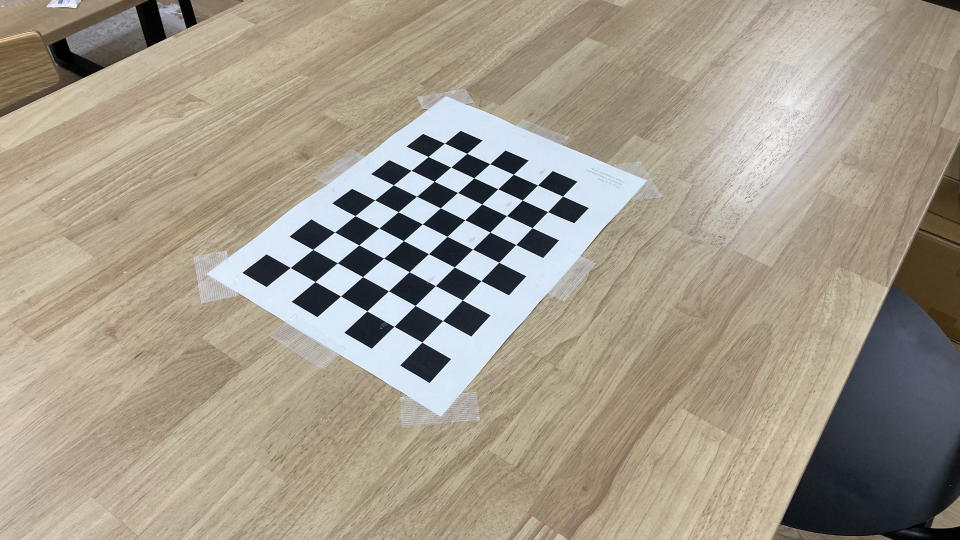
#> input picture program/00_calibration/iPhone_image/resize/1.png, 1920 x 1080 px (shown at 1/2 size)
$ python calibrate.py
#> lines starting #> are read from the running program, lines starting #| are printed output that depends on the picture
import cv2
import numpy as np
import glob

# 補正画像パス関連
img_dir = "./iPhone_image"
file_name = "5.png"
distorted_img_filename = f"{img_dir}/resize/{file_name}" # 補正画像パス

# チェスボード
number_of_squares_X = 10 # X軸に沿ったチェス盤のマス目数
number_of_squares_Y = 7  # Y軸に沿ったチェス盤のマス目数
nX = number_of_squares_X - 1 # X軸に沿った内角の数
nY = number_of_squares_Y - 1 # X軸に沿った内角の数
#square_size = 0.024 # 正方形辺長(単位 m)
square_size = 24

# すべてのチェスボード画像（ワールド座標系）の3次元点のベクトルを格納する
object_points = []

# すべてのチェスボード画像（カメラ座標系）の2次元点のベクトルを格納する
image_points = []

# 終了基準の設定
# 特定の精度の達成、または反復上限に達したときに終了
criteria = (cv2.TERM_CRITERIA_EPS + cv2.TERM_CRITERIA_MAX_ITER, 30, 0.001)

# 3次元座標系における点の実世界座標の定義
# (Y, X, 0) = (0,0,0), (1,0,0), (2,0,0) ...., (6,9,0)
object_points_3D = np.zeros((nX * nY, 3), np.float32)

object_points_3D[:,:2] = np.mgrid[0:nY, 0:nX].T.reshape(-1, 2)
# 正方形辺長の実寸をかけて座標をm単位に変更
object_points_3D = object_points_3D * square_size

def main():
  img_dir = "./iPhone_image"
  # 較正用の画像ファイルパス配列
  images = glob.glob(f"{img_dir}/resize/*.png")

  for image_file in images:
    image = cv2.imread(image_file)
#> image is the input picture: shape (1080, 1920, 3); mean B, G, R 140.1, 154.8, 163.1

    # グレースケールに変更
    gray = cv2.cvtColor(image, cv2.COLOR_BGR2GRAY)
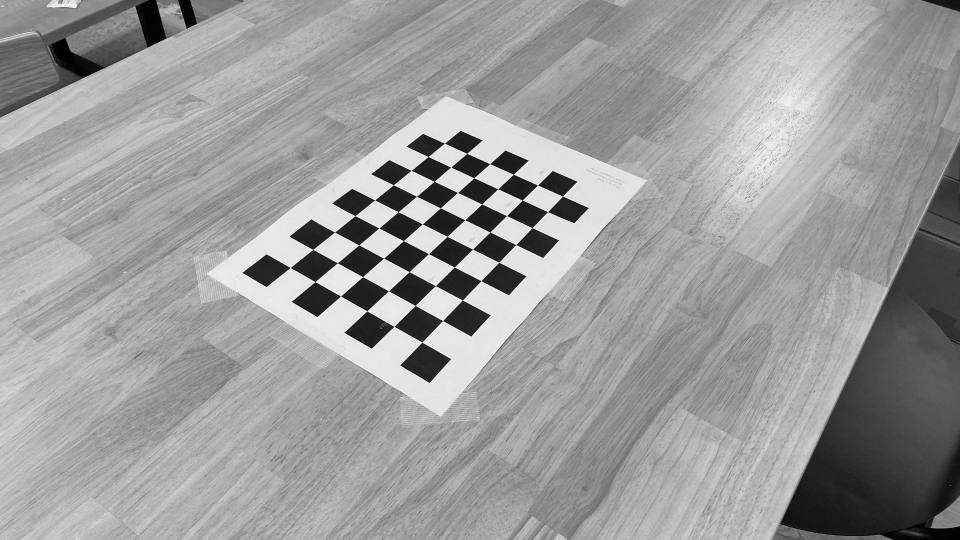
#> gray: shape (1080, 1920) (shown at 1/2 size); min 0, max 253, mean 155.6

    # チェスボードの内角検知
    success, corners = cv2.findChessboardCorners(gray, (nY, nX), None)
#> success = True; corners = 54 rows, first 8: [844.3, 684.7], [788.5, 653], [734.3, 622.3], [681.6, 592.5], [630.5, 563.6], [580.7, 535.5], [885.7, 641.6], [830.7, 611.4]

    # 検知出来たらアルゴリズムを進める
    if success == True:
      # 3次元点の追加
      object_points.append(object_points_3D)

      # 小数までピクセルを求める（探索条件はcriteria）
      corners_2 = cv2.cornerSubPix(gray, corners, (11,11), (-1,-1), criteria)
#> corners_2 = 54 rows, first 8: [844.3, 684.7], [788.5, 653.1], [734.3, 622.3], [681.7, 592.5], [630.5, 563.6], [580.9, 535.4], [885.7, 641.5], [830.7, 611.4]

      # 2次元点の追加
      image_points.append(corners_2)
#> pass 2 of the loop in main, `for image_file in images:`:
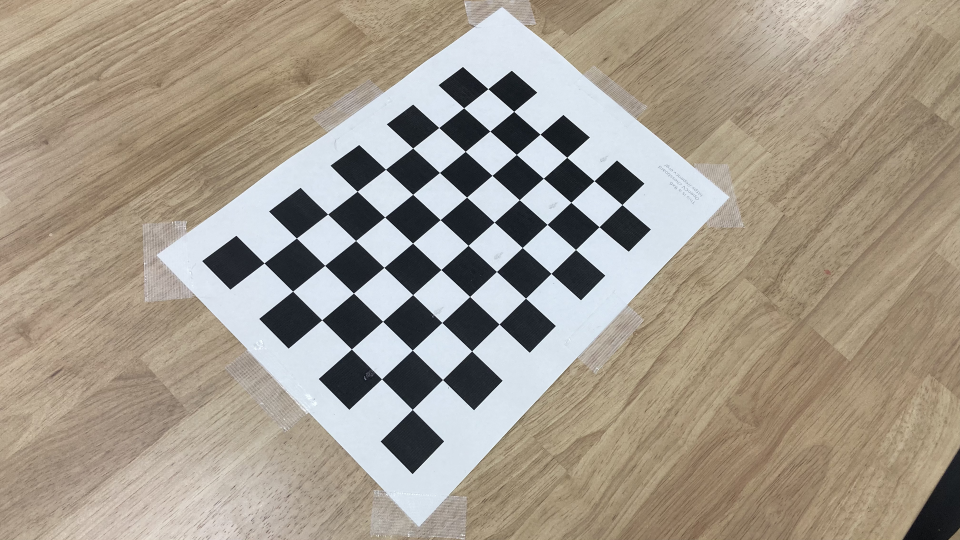
#> input picture program/00_calibration/iPhone_image/resize/10.png, 1920 x 1080 px (shown at 1/2 size)
#> in main, image is the input picture: shape (1080, 1920, 3); mean B, G, R 140, 153.7, 163.2
#> in main, `gray = cv2.cvtColor(image, cv2.COLOR_BGR2GRAY)`:
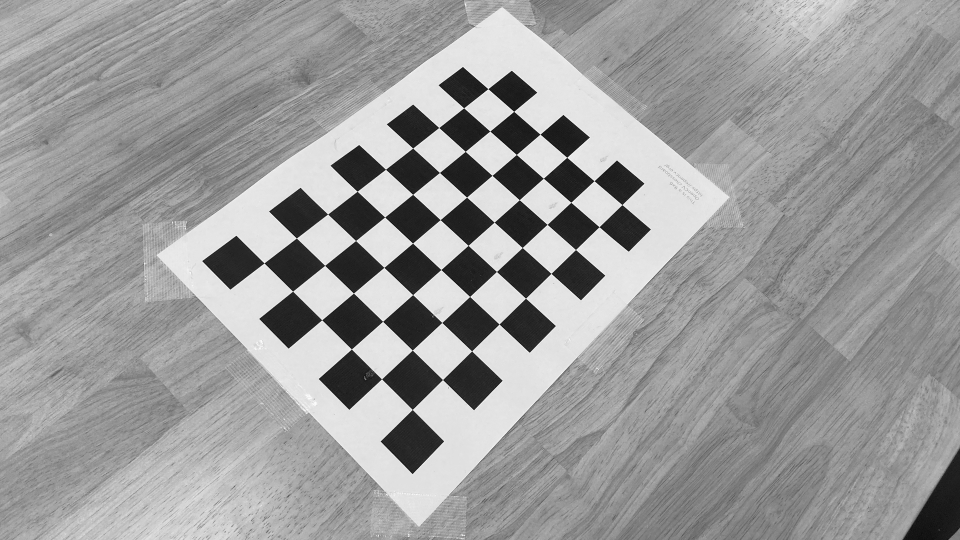
#> gray: shape (1080, 1920) (shown at 1/2 size); min 3, max 255, mean 155
#> corners = 54 rows, first 8: [825, 819.4], [763.6, 758.4], [703.3, 698.5], [644, 640.2], [585.7, 582.7], [528.5, 526.4], [885.6, 759.6], [825.1, 700.6]
#> corners_2 = 54 rows, first 8: [825, 819.4], [763.6, 758.3], [703.3, 698.5], [644, 640.1], [585.7, 582.7], [528.6, 526.4], [885.6, 759.6], [825.1, 700.6]
#> pass 3 of the loop in main, `for image_file in images:`:
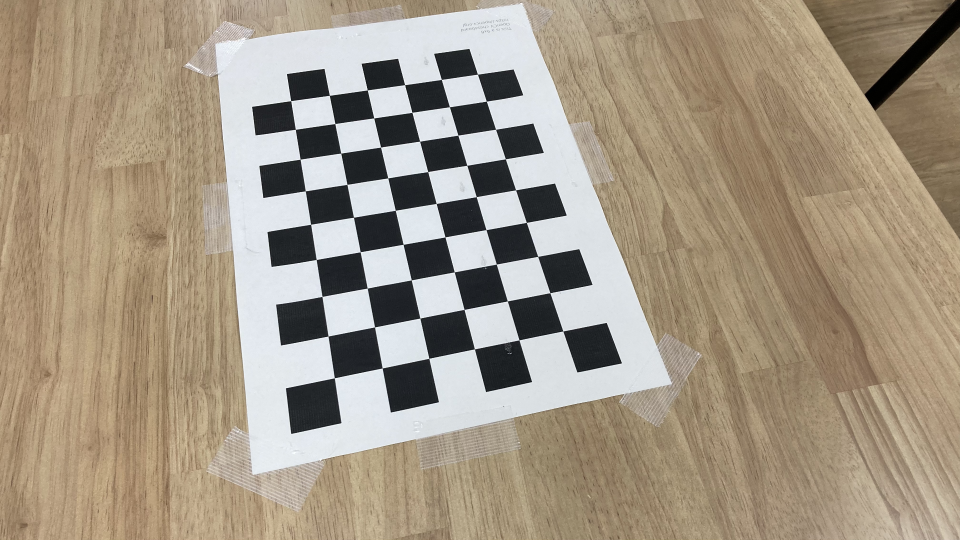
#> input picture program/00_calibration/iPhone_image/resize/12.png, 1920 x 1080 px (shown at 1/2 size)
#> in main, image is the input picture: shape (1080, 1920, 3); mean B, G, R 132.4, 150.5, 163
#> in main, `gray = cv2.cvtColor(image, cv2.COLOR_BGR2GRAY)`:
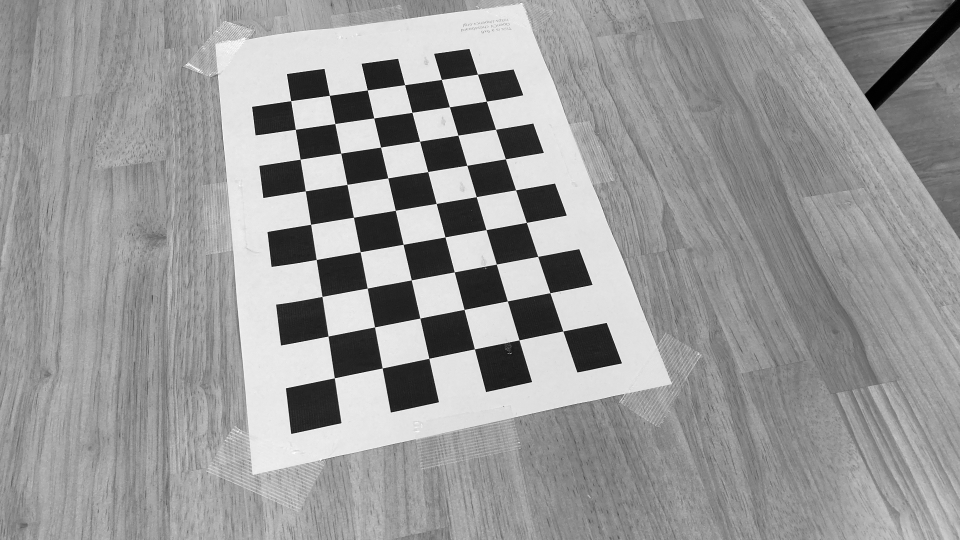
#> gray: shape (1080, 1920) (shown at 1/2 size); min 0, max 254, mean 152.2
#> corners = 54 rows, first 8: [1126.2, 662.5], [1038.5, 680.3], [949.4, 698.4], [858.3, 717.1], [764.7, 736.5], [669.2, 756.2], [1100.2, 585.8], [1015.2, 602.4]
#> corners_2 = 54 rows, first 8: [1126.2, 662.4], [1038.5, 680.3], [949.3, 698.3], [858.4, 717.1], [764.8, 736.4], [669.2, 756.2], [1100.4, 586], [1015.2, 602.3]
#> the loop made 4 passes; the first 3 are shown

      # チェスボードの内角描画
      # cv2.drawChessboardCorners(image, (nY, nX), corners_2, success)

  # 目的画像の補正(カメラキャリブレーション)

  distorted_image = cv2.imread(distorted_img_filename)
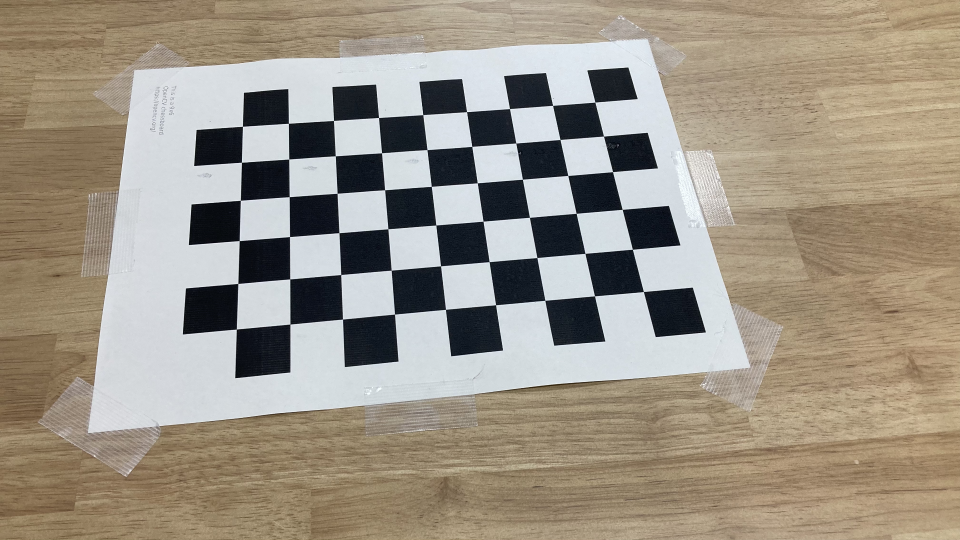
#> input picture program/00_calibration/iPhone_image/resize/5.png, 1920 x 1080 px (shown at 1/2 size)
#> distorted_image is the input picture: shape (1080, 1920, 3); mean B, G, R 134, 147.7, 156.3
  # カメラキャリブレーションを行う
  # ret : , mtx : , dist : ,
  # rvecs : , tvecs :
  ret, mtx, dist, rvecs, tvecs = cv2.calibrateCamera(object_points,
                                                    image_points,
                                                    gray.shape[::-1],
                                                    None,
                                                    None)

  # 画像寸法
  height, width = distorted_image.shape[:2]
#> height = 1080; width = 1920
  print(height, width)
#| 1080 1920
  # カメラ行列の絞り込み
  # 最適なカメラ行列を矩形の影響領域を返す
  optimal_camera_matrix, roi = cv2.getOptimalNewCameraMatrix(mtx, dist,
                                                            (width,height),
                                                            1,
                                                            (width,height))

  # 画像補正
  undistorted_image = cv2.undistort(distorted_image, mtx, dist, None,
                                    optimal_camera_matrix)
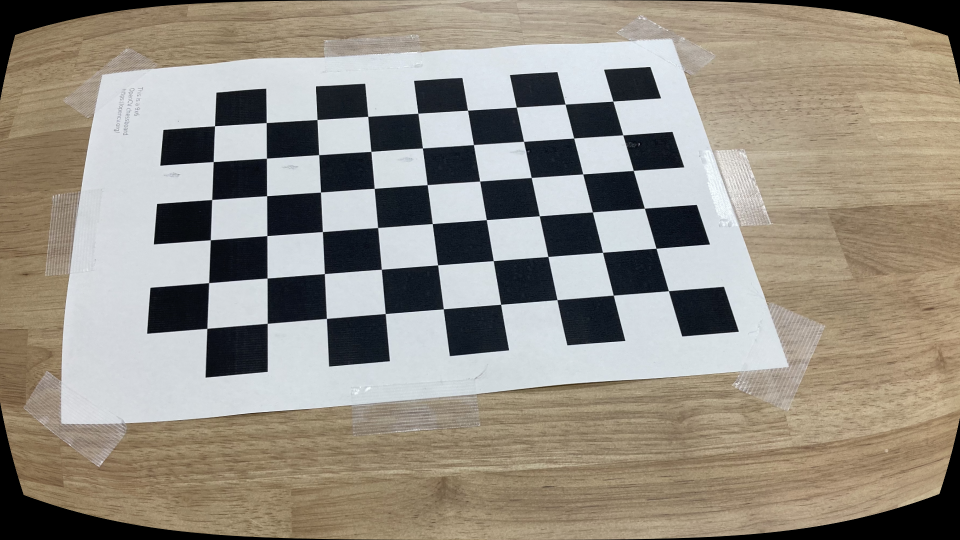
#> undistorted_image: shape (1080, 1920, 3) (shown at 1/2 size); mean B, G, R 132, 142.8, 149.3

  # 画像のトリミング
  # 補正後に画像端に発生する黒領域を消去する
  # x, y, w, h = roi
  # undistorted_image = undistorted_image[y:y+h, x:x+w]

  # カメラキャリブレーションの主要パラメータ出力
  print("Optimal Camera matrix:")
  print(optimal_camera_matrix)

  print("\n Distortion coefficient:")
  print(dist)

  print("\n Rotation Vectors:")
  print(rvecs)

  print("\n Translation Vectors:")
  print(tvecs)

  # 補正画像の保存
  new_filename = f"{img_dir}/undistort/{file_name}"
  cv2.imwrite(new_filename, undistorted_image)

  cv2.destroyAllWindows()

main()
